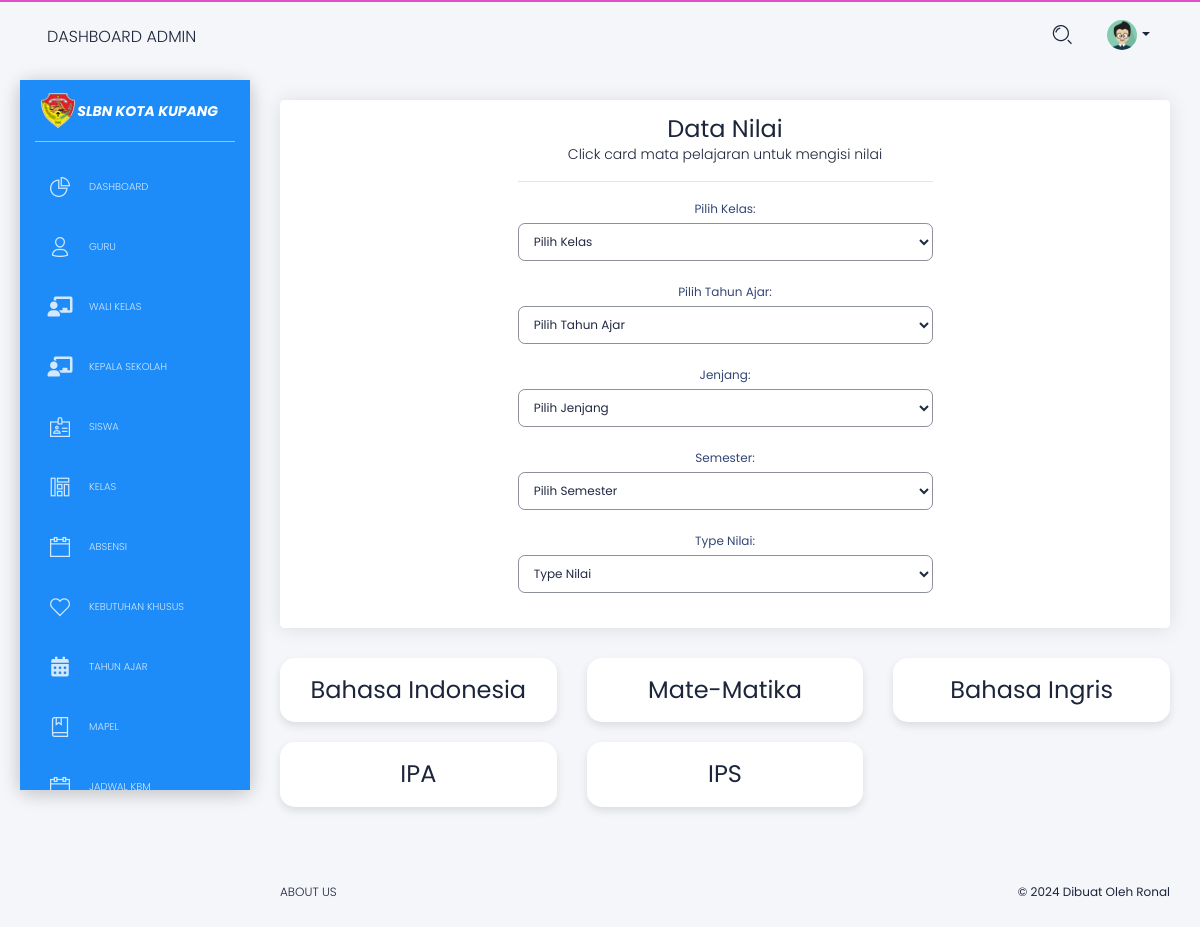
The page /pengguna/admin/admin_data_nilai.php (signed in) on the database its author committed.
### tables this page shows
CREATE TABLE `mapel` (
  `id_mapel` int(20) NOT NULL,
  `nama_mapel` varchar(25) NOT NULL
);

### pengguna/admin/admin_data_nilai.php (the view, shortened to what this page needs)
<!DOCTYPE html>
<html lang="en">
<?php
include '../proses/head.php';
?>
<body class="white-content" translate="no">
    <div class="wrapper">
        <?php include 'sidebar.php'; ?>
        <div class="main-panel">
            <nav class="navbar navbar-expand-lg navbar-absolute navbar-transparent">
                <div class="container-fluid">
                    <div class="navbar-wrapper">
                        <a class="navbar-brand" href="javascript:void(0)">Dashboard Admin</a>
                    </div>
                    <div class="collapse navbar-collapse" id="navigation">
                        <ul class="navbar-nav ml-auto">
                            <li class="search-bar input-group">
                                <button class="btn btn-link" id="search-button" data-toggle="modal" data-target="#searchModal"><i class="tim-icons icon-zoom-split"></i>
                                </button>
                            </li>
                            <li class="dropdown nav-item">
                                <a href="#" class="dropdown-toggle nav-link" data-toggle="dropdown">
                                    <div class="photo">
                                        <?php
                                        include '../../koneksi.php';
                                        if (isset($_SESSION['id_admin'])) {
                                            $id_admin = $_SESSION['id_admin'];
                                            $query = "SELECT * FROM admin WHERE id_admin = '$id_admin'";
                                            $result = mysqli_query($koneksi, $query);
                                            if ($result) {
                                                if (mysqli_num_rows($result) > 0) {
                                                    $admin = mysqli_fetch_assoc($result);
                                        ?>
                                                    <?php if (!empty($admin['fp'])) : ?>
                                                        <img class="avatar" src="data_fp/<?php echo $admin['fp']; ?>" alt="...">
                                                    <?php else : ?>
                                                        <img class="avatar" src="../../assets/img/anime3.png" alt="Profile Photo">
                                                    <?php endif; ?>
                                        <?php
                                                } else {
                                                    echo "Tidak ada data admin.";
                                                }
                                            } else {
                                                echo "Gagal mengambil data admin: " . mysqli_error($koneksi);
                                            }
                                        } else {
                                            echo "Session id_admin tidak tersedia.";
                                        }
                                        ?>
                                    </div>
                                    <b class="caret d-none d-lg-block d-xl-block"></b>
                                </a>
                            </li>
                        </ul>
                    </div>
                </div>
            </nav>
            <?php
            include '../../koneksi.php';
            $query_mapel = "SELECT * FROM mapel";
            $result_mapel = mysqli_query($koneksi, $query_mapel);
            if ($result_mapel) {
                $mapel_data = mysqli_fetch_all($result_mapel, MYSQLI_ASSOC);
            } else {
                echo "Gagal mengambil data dari database";
                $mapel_data = [];
            }
            ?>
            <div class="content">
                <div class="row">
                    <div class="col-md-12">
                        <div class="card card-custom">
                            <div class="card-body card-body-custom">
                                <div class="places-buttons">
                                    <div class="row">
                                        <div class="col-md-6 ml-auto mr-auto text-center">
                                            <h2 class="card-title-custom">Data Nilai</h2>
                                            <p class="category-custom">Click card mata pelajaran untuk mengisi nilai</p>
                                            <hr>
                                            <div class="select-custom">
                                                <label for="kelas">Pilih Kelas:</label>
                                                <select id="kelas" class="form-control">
                                                    <option value="" disabled selected>Pilih Kelas</option>
                                                </select>
                                            </div>
                                            <div class="select-custom">
                                                <label for="tahun_ajar">Pilih Tahun Ajar:</label>
                                                <select id="tahun_ajar" class="form-control">
                                                    <option value="" disabled selected>Pilih Tahun Ajar</option>
                                                </select>
                                            </div>
                                            <div class="select-custom">
                                                <label for="jenjang">Jenjang:</label>
                                                <select id="jenjang" class="form-control">
                                                    <option value="" disabled selected>Pilih Jenjang</option>
                                                </select>
                                            </div>
                                            <div class="select-custom">
                                                <label for="semester">Semester:</label>
                                                <select id="semester" class="form-control">
                                                    <option value="" disabled selected>Pilih Semester</option>
                                                </select>
                                            </div>
                                            <div class="select-custom">
                                                <label for="type_nilai">Type Nilai:</label>
                                                <select id="type_nilai" class="form-control">
                                                    <option value="" disabled selected>Type Nilai</option>
                                                </select>
                                            </div>
                                        </div>
                                    </div>
                                </div>
                            </div>
                        </div>
                    </div>
                    <?php foreach ($mapel_data as $mapel) : ?>
                        <div class="col-lg-4 col-md-6">
                            <div class="card card-custom kotak_keren" onclick="detailData('<?php echo $mapel['id_mapel']; ?>')">
                                <div class="card-header card-header-custom">
                                    <h3 class="card-title-custom pb-3 text-center">
                                        <?php echo $mapel['nama_mapel']; ?>
                                    </h3>
                                </div>
                            </div>
                        </div>
                    <?php endforeach; ?>
                </div>
            </div>
            <footer class="footer">
                <div class="container-fluid">
                    <ul class="nav">
                        <li class="nav-item">
                            <a href="javascript:void(0)" class="nav-link">
                                About Us
                            </a>
                        </li>
                    </ul>
                    <div class="copyright">
                        ©
                         Dibuat Oleh Ronal
                    </div>
                </div>
            </footer>
        </div>
    </div>
</body>
</html>

### pengguna/proses/head.php (style rules this page uses)
.nav li a { cursor: pointer; }

### pengguna/admin/admin_data_nilai.php (style rules this page uses)
.kotak_keren { border: none; border-radius: 15px; box-shadow: 0 4px 8px rgba(0, 0, 0, 0.1); transition: transform 0.2s; margin-bottom: 20px; cursor: pointer; }
.card-header-custom { background-color: #f8f9fa; border-bottom: 1px solid #e9ecef; border-top-left-radius: 15px; border-top-right-radius: 15px; padding: 15px; }
.card-title-custom { color: #343a40; font-size: 1.5rem; margin: 0; }
.card-body-custom { padding: 15px; }
.kotak_keren { opacity: 0; animation: fadeIn 1s forwards; }
.content { margin-top: 20px; }
.category-custom { color: #6c757d; }
.select-custom { margin-bottom: 20px; }

### rows shown on the page
mapel: nama_mapel "Bahasa Indonesia"
mapel: nama_mapel "Mate-Matika"
mapel: nama_mapel "Bahasa Ingris"
mapel: nama_mapel "IPA"
mapel: nama_mapel "IPS"
